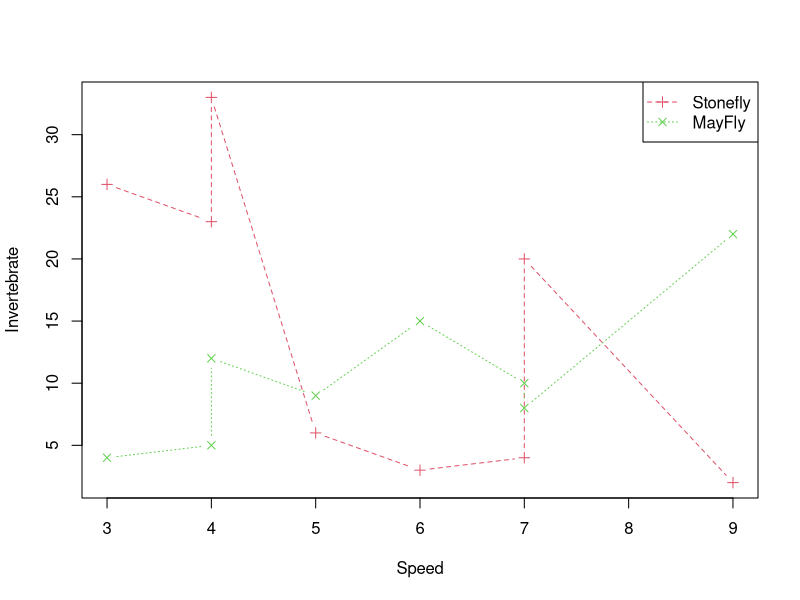

Recreate this plot in R.
#Matplot
sfly<-c(26,23,33,6,3,4,20,2)
mfly<-c(4,5,12,9,15,10,8,22)
speed<-c(3,4,4,5,6,7,7,9)
ivert<-cbind(sfly,mfly)
dim(ivert)
spd<-cbind(speed)
spd
dim(spd)
ivert
matplot(spd,ivert,type='b',pch=3:4,col=2:3,lty=2:3,xlab='Speed',ylab = 'Invertebrate')
legend(x='topright',legend=c('Stonefly','MayFly'),col=2:3,pch=3:4,lty=2:3)